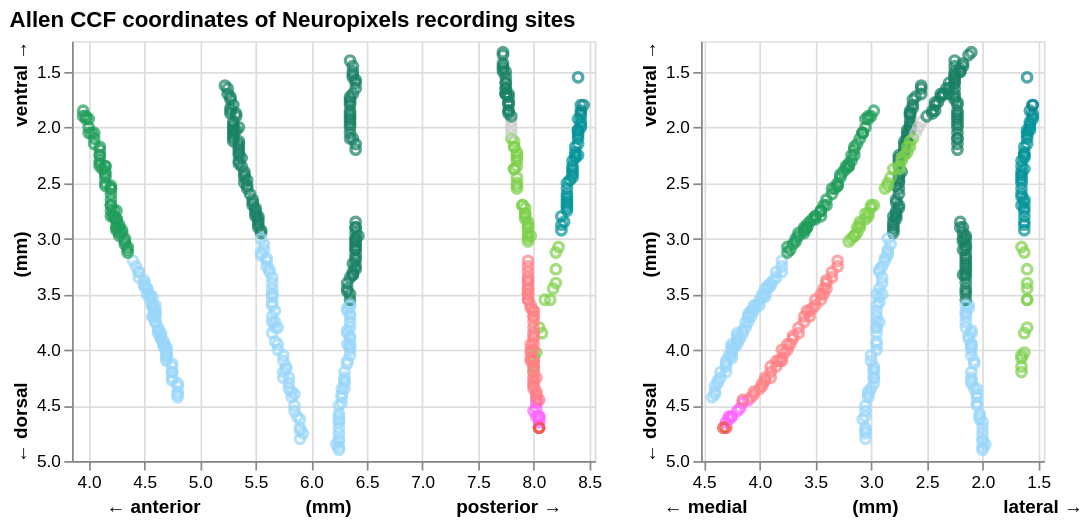

The notebook cell this image was saved under:
### Markdown cell above
Hover over the points below to see their brain region:

# check to see if this will work in html rendering?

### Code cell
with alt.renderers.enable('default'):
    display(pynwb_utils.plot_ccf_coordinates(units_df))


    # adjust display here - maybe in pynwb utils?

### Figure 1 — Vega-Lite specification as saved in the notebook (floating-point values rounded to 4 significant figures; data arrays with more than 128 entries replaced by an {"elided": "..."} marker saying what was removed)
{"config": {"view": {"continuousWidth": 300, "continuousHeight": 300}}, "hconcat": [{"mark": {"type": "point"}, "encoding": {"color": {"field": "structure", "legend": null, "scale": {"domain": ["AUDp", "AUDpo", "CA1", "CA3", "CP", "DG", "FF", "LGd", "MB", "MGd", "MGm", "MGv", "MOp", "PoT", "SPFp", "SSp", "SSs", "TH", "VISal", "fp", "or", "out of brain"], "range": ["#019399", "#019399", "#7ED04B", "#7ED04B", "#98D6F9", "#7ED04B", "#F2483B", "#FF8084", "#FF64FF", "#FF8084", "#FF8084", "#FF8084", "#1F9D5A", "#FF8084", "#FF8084", "#188064", "#188064", "#FF7080", "#08858C", "#CCCCCC", "#CCCCCC", "#999999"]}, "type": "nominal"}, "tooltip": [{"field": "structure", "type": "nominal"}, {"field": "name", "type": "nominal"}, {"field": "unit_id", "type": "nominal"}, {"field": "is_qc_pass", "type": "nominal"}, {"field": "electrode_group_name", "type": "nominal"}], "x": {"axis": {"title": "← anterior                    (mm)                    posterior →"}, "field": "ccf_ap", "scale": {"domain": [3.85, 8.55], "nice": false}, "type": "quantitative"}, "y": {"axis": {"title": "← dorsal                    (mm)                    ventral →"}, "field": "ccf_dv", "scale": {"domain": [1.225, 5.0], "nice": false, "reverse": true}, "type": "quantitative"}}, "height": 245, "width": 305}, {"mark": {"type": "point"}, "encoding": {"color": {"field": "structure", "legend": null, "scale": {"domain": ["AUDp", "AUDpo", "CA1", "CA3", "CP", "DG", "FF", "LGd", "MB", "MGd", "MGm", "MGv", "MOp", "PoT", "SPFp", "SSp", "SSs", "TH", "VISal", "fp", "or", "out of brain"], "range": ["#019399", "#019399", "#7ED04B", "#7ED04B", "#98D6F9", "#7ED04B", "#F2483B", "#FF8084", "#FF64FF", "#FF8084", "#FF8084", "#FF8084", "#1F9D5A", "#FF8084", "#FF8084", "#188064", "#188064", "#FF7080", "#08858C", "#CCCCCC", "#CCCCCC", "#999999"]}, "type": "nominal"}, "tooltip": [{"field": "structure", "type": "nominal"}, {"field": "name", "type": "nominal"}, {"field": "unit_id", "type": "nominal"}, {"field": "is_qc_pass", "type": "nominal"}, {"field": "electrode_group_name", "type": "nominal"}], "x": {"axis": {"title": "← medial                    (mm)                    lateral →"}, "field": "ccf_ml", "scale": {"domain": [1.45, 4.525], "nice": false, "reverse": true}, "type": "quantitative"}, "y": {"axis": {"title": "← dorsal                    (mm)                    ventral →"}, "field": "ccf_dv", "scale": {"domain": [1.225, 5.0], "nice": false, "reverse": true}, "type": "quantitative"}}, "height": 245, "width": 200}], "data": {"name": "data-b9aa1134db4cfc73f0a7f8fc51942890"}, "title": "Allen CCF coordinates of Neuropixels recording sites", "$schema": "https://vega.github.io/schema/vega-lite/v6.4.1.json", "datasets": {"data-b9aa1134db4cfc73f0a7f8fc51942890": {"elided": "477 records"}}}
